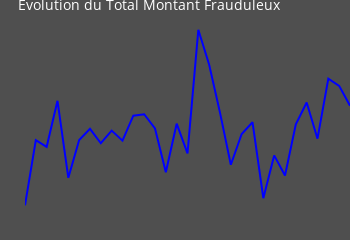

Notebook code cell kept with this figure:
### Code cell
tot_montant_fraud = pd.read_csv('data/tmontant_suspect_df_jour.csv',index_col=0).sort_values(by='jour_du_mois')
tot_montant_fraud 

def retourne_information_suspect(tot_montant_fraud=tot_montant_fraud):
    Total_suspect =  tot_montant_fraud['total_amount'].sum()
    height = 150
    width = 350
    col="#4F4F4F"
    fig = px.line(tot_montant_fraud, x='jour_du_mois', y='total_amount')
    fig.update_layout(margin=dict(t=20,l=0,r=0,b=0),
                        xaxis=dict(showgrid=False,color=col,title="",showticklabels=False,showline=False,zeroline=False),
                        yaxis=dict(showgrid=False,color=col,title="",showticklabels=False,showline=False,zeroline=False),
                        paper_bgcolor=col,plot_bgcolor=col,height=height,width=width,
                        title={'text':'Evolution du Total Montant Frauduleux', 'font': {'size': 14, 'color': 'white'}},)
    fig.update_traces(line=dict(color='blue'))
    fig.update_traces(
        hovertemplate='<b>Jour:  %{x}</b><br><b>Total Montant Frauduleux : %{y:.0f}</b>'  # Format de l'affichage
    )
    
    return  "{:,.2f}".format(Total_suspect).replace(",", " "), fig.show(),'Total Montant Frauduleux'


retourne_information_suspect()

### Figure 1 — Plotly figure (JSON) as saved in the notebook; plotly's stock layout.template omitted (floating-point values rounded to 4 significant figures)
{"data": [{"hovertemplate": "<b>Jour:  %{x}</b><br><b>Total Montant Frauduleux : %{y:.0f}</b>", "legendgroup": "", "line": {"color": "blue", "dash": "solid"}, "marker": {"symbol": "circle"}, "mode": "lines", "name": "", "orientation": "v", "showlegend": false, "type": "scatter", "x": [1, 2, 3, 4, 5, 6, 7, 8, 9, 10, 11, 12, 13, 14, 15, 16, 17, 18, 19, 20, 21, 22, 23, 24, 25, 26, 27, 28, 29, 30, 31], "xaxis": "x", "y": [208600000.0, 366300000.0, 350200000.0, 461600000.0, 275000000.0, 366700000.0, 393800000.0, 358700000.0, 389400000.0, 365000000.0, 425600000.0, 429000000.0, 394700000.0, 288700000.0, 406100000.0, 334400000.0, 633600000.0, 549000000.0, 432900000.0, 306700000.0, 381100000.0, 409700000.0, 225600000.0, 329400000.0, 280500000.0, 404400000.0, 457300000.0, 369800000.0, 515200000.0, 497800000.0, 449700000.0], "yaxis": "y"}], "layout": {"height": 150, "legend": {"tracegroupgap": 0}, "margin": {"b": 0, "l": 0, "r": 0, "t": 20}, "paper_bgcolor": "#4F4F4F", "plot_bgcolor": "#4F4F4F", "title": {"font": {"color": "white", "size": 14}, "text": "Evolution du Total Montant Frauduleux"}, "width": 350, "xaxis": {"anchor": "y", "color": "#4F4F4F", "domain": [0, 1], "showgrid": false, "showline": false, "showticklabels": false, "title": {"text": ""}, "zeroline": false}, "yaxis": {"anchor": "x", "color": "#4F4F4F", "domain": [0, 1], "showgrid": false, "showline": false, "showticklabels": false, "title": {"text": ""}, "zeroline": false}}}
